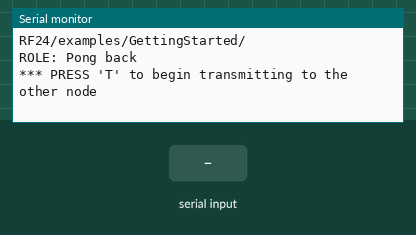
This sketch was run on a simulated Arduino Uno, built with avr-gcc and run on an emulated ATmega328P. Parts: the last lines printed to the serial monitor. The inputs (shaded band) are chosen by the test bench. No radio packets arrive unless stated.

Above: at 1.2 s.
1.3 s: "T" received over Serial
At 2.1 s:
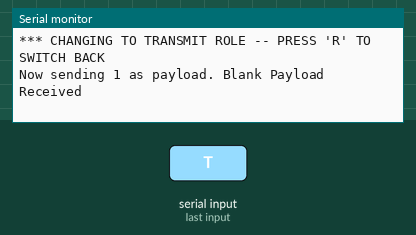
2.8 s: "R" received over Serial
At 4.3 s:
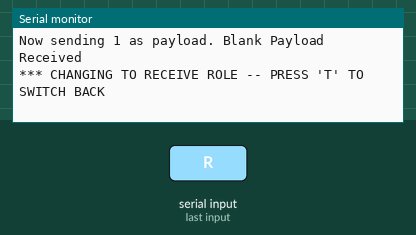

The sketch:

handshake.ino
```cpp
/*
  // March 2014 - TMRh20 - Updated along with High Speed RF24 Library fork
  // Parts derived from examples by J. Coliz <maniacbug@ymail.com>
*/
/**
 * Example for efficient call-response using ack-payloads
 *
 * This example continues to make use of all the normal functionality of the radios including
 * the auto-ack and auto-retry features, but allows ack-payloads to be written optionlly as well.
 * This allows very fast call-response communication, with the responding radio never having to
 * switch out of Primary Receiver mode to send back a payload, but having the option to if wanting
 * to initiate communication instead of respond to a commmunication.
 */


#include <SPI.h>
#include "nRF24L01.h"
#include "RF24.h"
#include "printf.h"

// Hardware configuration: Set up nRF24L01 radio on SPI bus plus pins 7 & 8
RF24 radio(9,10);

// Topology
const uint64_t pipes[2] = { 0xABCDABCD71LL, 0x544d52687CLL };              // Radio pipe addresses for the 2 nodes to communicate.

// Role management: Set up role.  This sketch uses the same software for all the nodes
// in this system.  Doing so greatly simplifies testing.

typedef enum { role_ping_out = 1, role_pong_back } role_e;                 // The various roles supported by this sketch
const char* role_friendly_name[] = { "invalid", "Ping out", "Pong back"};  // The debug-friendly names of those roles
role_e role = role_pong_back;                                              // The role of the current running sketch

// A single byte to keep track of the data being sent back and forth
byte counter = 1;

void setup(){

  Serial.begin(57600);
  printf_begin();
  printf("\n\rRF24/examples/GettingStarted/\n\r");
  printf("ROLE: %s\n\r",role_friendly_name[role]);
  printf("*** PRESS 'T' to begin transmitting to the other node\n\r");

  // Setup and configure rf radio

  radio.begin();
  radio.setAutoAck(1);                    // Ensure autoACK is enabled
  radio.enableAckPayload();               // Allow optional ack payloads
  radio.setRetries(0,15);                 // Smallest time between retries, max no. of retries
  radio.setPayloadSize(1);                // Here we are sending 1-byte payloads to test the call-response speed
  radio.openWritingPipe(pipes[1]);        // Both radios listen on the same pipes by default, and switch when writing
  radio.openReadingPipe(1,pipes[0]);
  radio.startListening();                 // Start listening
  radio.printDetails();                   // Dump the configuration of the rf unit for debugging
}

void loop(void) {

  if (role == role_ping_out){

    radio.stopListening();                                  // First, stop listening so we can talk.

    printf("Now sending %d as payload. ",counter);
    byte gotByte;
    unsigned long time = micros();                          // Take the time, and send it.  This will block until complete
                                                            //Called when STANDBY-I mode is engaged (User is finished sending)
    if (!radio.write( &counter, 1 )){
      printf("failed.\n\r");
    }else{

      if(!radio.available()){
        printf("Blank Payload Received\n\r");
      }else{
        while(radio.available() ){
          unsigned long tim = micros();
          radio.read( &gotByte, 1 );
          printf("Got response %d, round-trip delay: %lu microseconds\n\r",gotByte,tim-time);
          counter++;
        }
      }

    }
    // Try again later
    delay(1000);
  }

  // Pong back role.  Receive each packet, dump it out, and send it back

  if ( role == role_pong_back ) {
    byte pipeNo;
    byte gotByte;                                       // Dump the payloads until we've gotten everything
    while( radio.available(&pipeNo)){
      radio.read( &gotByte, 1 );
      radio.writeAckPayload(pipeNo,&gotByte, 1 );
   }
 }

  // Change roles

  if ( Serial.available() )
  {
    char c = toupper(Serial.read());
    if ( c == 'T' && role == role_pong_back )
    {
      printf("*** CHANGING TO TRANSMIT ROLE -- PRESS 'R' TO SWITCH BACK\n\r");

      role = role_ping_out;                  // Become the primary transmitter (ping out)
      radio.openWritingPipe(pipes[0]);
      radio.openReadingPipe(1,pipes[1]);
    }
    else if ( c == 'R' && role == role_ping_out )
    {
      printf("*** CHANGING TO RECEIVE ROLE -- PRESS 'T' TO SWITCH BACK\n\r");

       role = role_pong_back;                // Become the primary receiver (pong back)
       radio.openWritingPipe(pipes[1]);
       radio.openReadingPipe(1,pipes[0]);
       radio.startListening();
    }
  }
}
```

Measured:
- after the input at 1.3 s, the serial monitor: prints a new line at once (image 1)
- after the input at 2.8 s, the serial monitor: prints a new line after 0.51 s (image 2)
